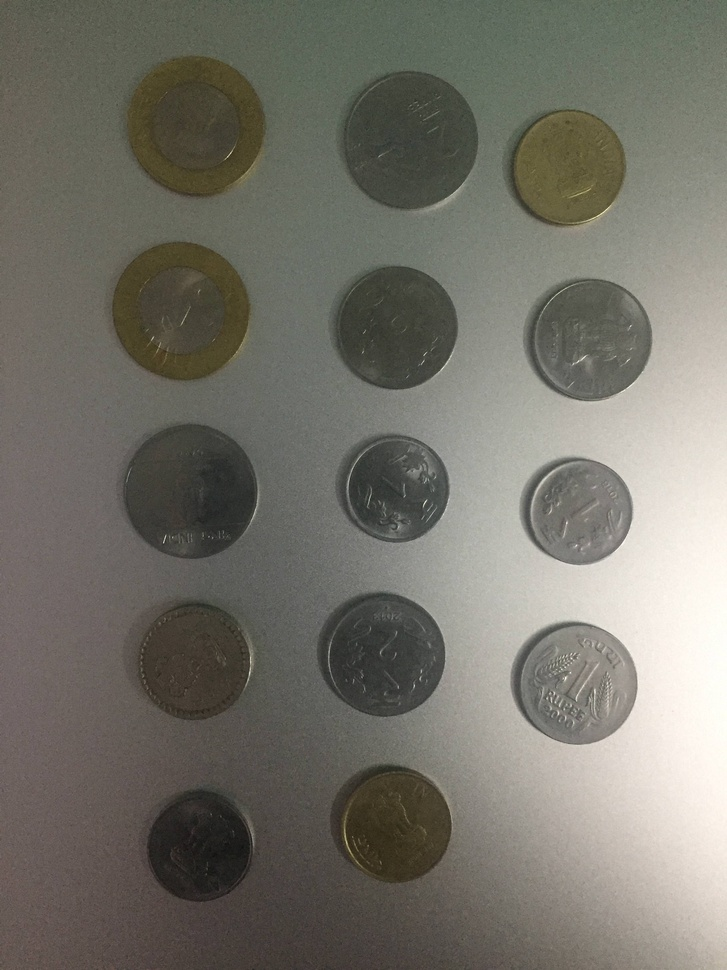
#> input picture computer-vision-samples-master/image-processing/missing-coins-detection/blackandwhite.jpg, 727 x 970 px, shrunk from 2448 x 3264 before the run
$ python b_and_w_coins.py
#> lines starting #> are read from the running program, lines starting #| are printed output that depends on the picture; after the words box and inside, x2 and y2 are one past the last pixel; in counts of white or black regions, pixels touching at a corner belong together
import cv2,numpy as np
import matplotlib.pyplot as plt

def empty(x):
    pass

cv2.namedWindow('Parameters')
cv2.createTrackbar('Threshold 1','Parameters',0,255,empty)
cv2.createTrackbar('Threshold 2','Parameters',255,255,empty)

f,axarr=plt.subplots(1,4)

while True:
    img=cv2.imread('blackandwhite.jpg')
#> img is the input picture: shape (970, 727, 3); mean B, G, R 105.7, 114.8, 116.9
    imgblur=cv2.GaussianBlur(img,(17,17),0)
    imggray=cv2.cvtColor(imgblur,cv2.COLOR_BGR2GRAY)
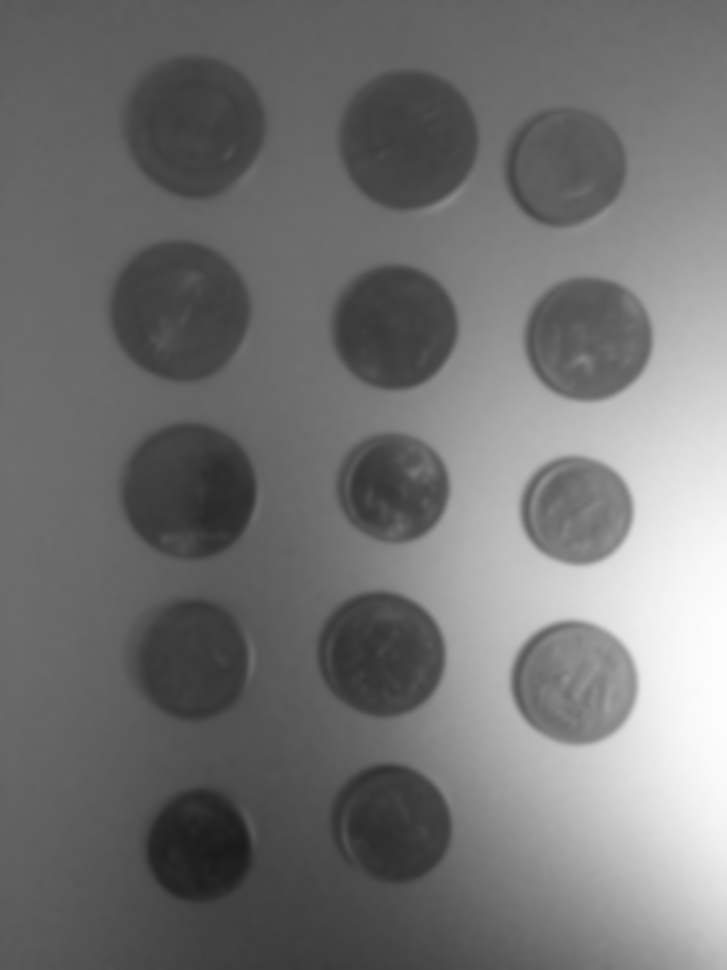
#> imggray: shape (970, 727); min 26, max 253, mean 114.4
    imgcanny=cv2.Canny(imggray,cv2.getTrackbarPos('Threshold 1','Parameters'),cv2.getTrackbarPos('Threshold 2','Parameters'))
#> imgcanny: shape (970, 727); every value is 0

    axarr[0].imshow(img),axarr[0].axis('off'),axarr[0].set_title('img')
    axarr[1].imshow(imgblur),axarr[1].axis('off'),axarr[1].set_title('imgblur')
    axarr[2].imshow(imggray,cmap='gray'),axarr[2].axis('off'),axarr[2].set_title('imggray')
    axarr[3].imshow(imgcanny,cmap='gray'),axarr[3].axis('off'),axarr[3].set_title('imgcanny')

plt.show()
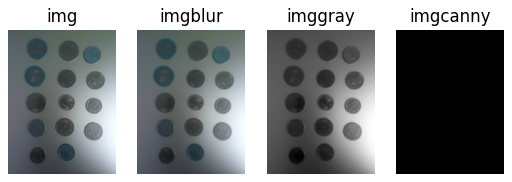
#> figure drawn by matplotlib, 4 panels; B, G, R data is drawn as R, G, B

$ run again, with computer-vision-samples-master/image-processing/missing-coins-detection/tray-of-coins.jpg copied over computer-vision-samples-master/image-processing/missing-coins-detection/blackandwhite.jpg
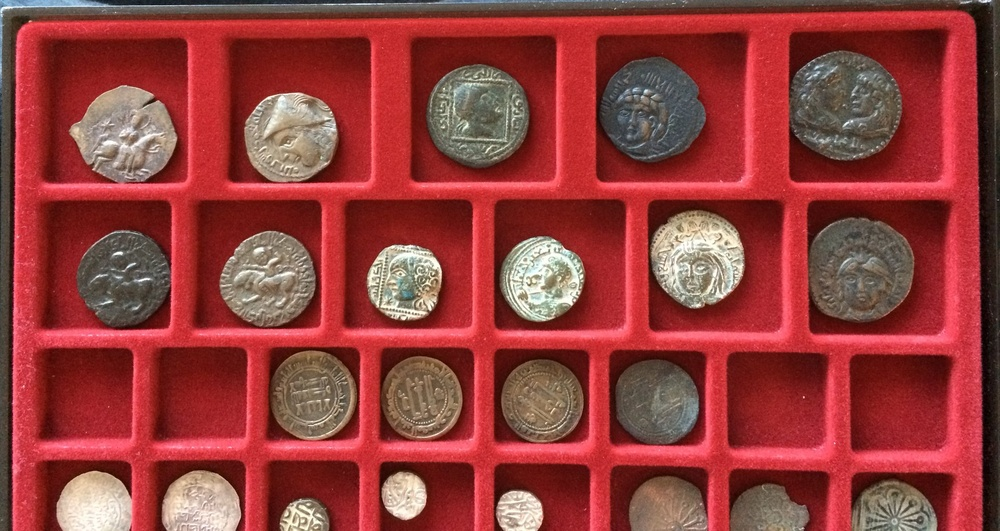
#> input picture computer-vision-samples-master/image-processing/missing-coins-detection/tray-of-coins.jpg, 1000 x 531 px, shrunk from 1918 x 1018 before the run
#> img is the input picture: shape (531, 1000, 3); mean B, G, R 60, 62.1, 148.8
#> `imgcanny=cv2.Canny(imggray,cv2.getTrackbarPos('Threshold 1','Parameter..`:
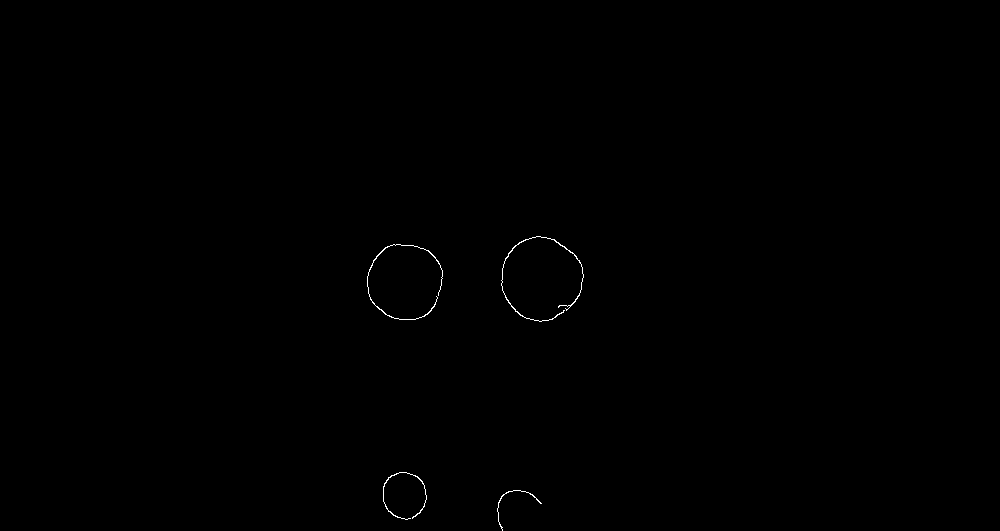
#> imgcanny: shape (531, 1000); 0.16% white in thin lines or dots, all inside (x1, y1, x2, y2) = (367, 236, 584, 531)
#> `plt.show()`:
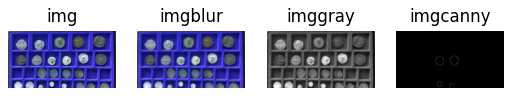
#> figure drawn by matplotlib, 4 panels; B, G, R data is drawn as R, G, B
